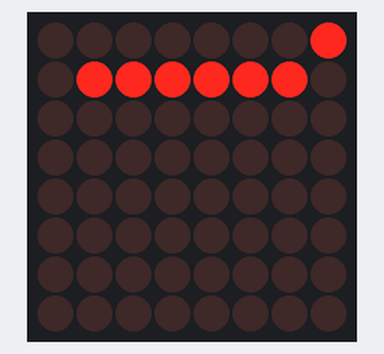
The sketch below on a simulated Arduino Uno, built with avr-gcc and run on an emulated ATmega328P. Parts: 8×8 LED matrix.

Above: at 0.01 s.
At 2.14 s:
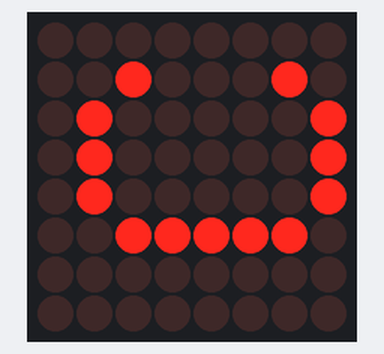
At 4.3 s:
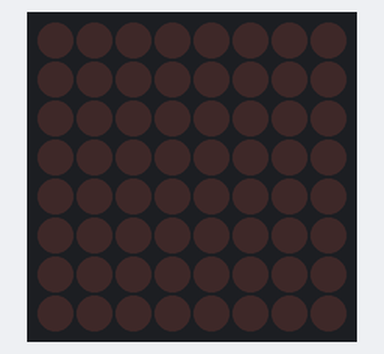
At 7.79 s:
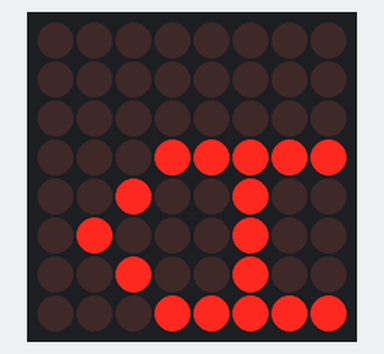
At 11.29 s:
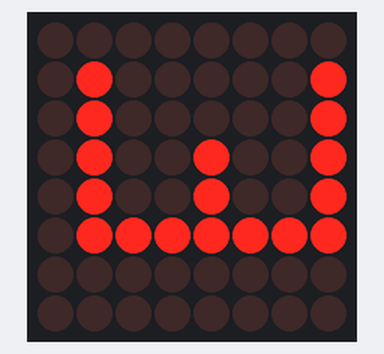
At 18.23 s:
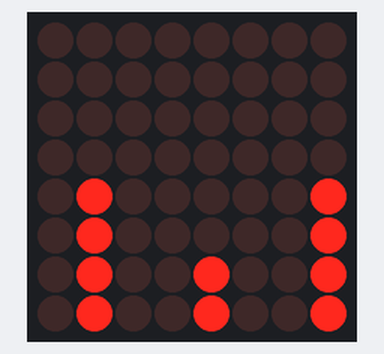

The sketch:

led_matrix_htf.ino
```cpp
// !!!
// Scroll down past where the alphabet is defined in order to set what to say
// !!!
#define CHAR_WIDTH 5                     // each character is 5 columns wide
#define SP {0, 0, 0, 0, 0}               //Space
#define DOT {0, 0, 1, 0, 0}              //Space
#define EX {0, 125, 0, 0, 0}             //Exclamation !
#define EX2 {0, 125, 0, 125, 0}          //Exclamation !!
#define A {31, 36, 68, 36, 31}
#define B {127, 73, 73, 73, 54}
#define C {62, 65, 65, 65, 34}
#define D {127, 65, 65, 34, 28}
#define E {127, 73, 73, 65, 65}
#define _F {127, 72, 72, 72, 64}         // why does 'F' not work
#define G {62, 65, 65, 69, 38}
#define H {127, 8, 8, 8, 127}
#define I {0, 65, 127, 65, 0}
#define J {2, 1, 1, 1, 126}
#define K {127, 8, 20, 34, 65}
#define L {127, 1, 1, 1, 1}
#define M {127, 32, 16, 32, 127}
#define N {127, 32, 16, 8, 127}
#define O {62, 65, 65, 65, 62}
#define P {127, 72, 72, 72, 48}
#define Q {62, 65, 69, 66, 61}
#define R {127, 72, 76, 74, 49}
#define S {50, 73, 73, 73, 38}
#define T {64, 64, 127, 64, 64}
#define U {126, 1, 1, 1, 126}
#define V {124, 2, 1, 2, 124}
#define W {126, 1, 6, 1, 126}
#define X {99, 20, 8, 20, 99}
#define Y {96, 16, 15, 16, 96}
#define Z {67, 69, 73, 81, 97}
#define BOX {127,65,65,65,127}

// Write the sentence with commas separating each letter
// note the first number must equal the number of letters
byte phrase[28][CHAR_WIDTH]={W,E,L,C,O,M,E,SP,T,O,SP,H,A,C,K,SP,T,H,E,SP,_F,U,T,U,R,E,EX2,SP};
int len = sizeof(phrase)/CHAR_WIDTH;

//We always have to include the library
#include "LedControl.h"

//pin 12 is connected to the DataIn
//pin 11 is connected to the CLK
//pin 10 is connected to LOAD

//LedControl(int dataPin, int clkPin, int csPin, int numDevices);
LedControl lc=LedControl(12,11,10,1);

void setup() {
  //The MAX72XX is in power-saving mode on startup, we have to do a wakeup call
  lc.shutdown(0,false);
  //Set the brightness to a medium values (0~15 possible values)
  lc.setIntensity(0,2);
  //and clear the display
  lc.clearDisplay(0);
}

#define BLOCK_WIDTH 12
// In the first issue we will adapt the length of the sentence (characters)
unsigned char ltr_buffer[BLOCK_WIDTH]={8,7,6,5,4,3,2,1,0,-1,-2,-3};

void loop() {

  for (int letter=0; letter<len; letter++){
    for (int moves = BLOCK_WIDTH; moves>=CHAR_WIDTH; moves--) {
      for (int i=0; i<CHAR_WIDTH; i++){
        lc.setRow(0,ltr_buffer[i+moves-CHAR_WIDTH],phrase[letter][i]);
      }
      delay(75); // speed of animation
      lc.clearDisplay(0);
    }
    if(letter == len){
      letter = 0;
    }
  }//end for letter

}
```

Measured:
- by itself, everything shown: repeats every 17.1 s, in 189 steps
- what the display in image 2 shows lasts 0.6 s, from 4.3 s to 4.9 s
